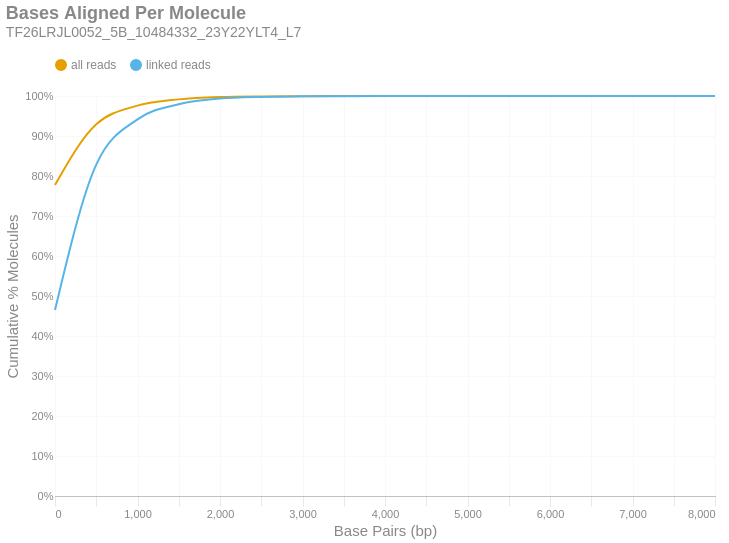

This figure's notebook cell:
### Markdown cell above
### Bases Aligned Per Molecule
This is a cumulative frequency distribution showing the number of base pairs aligned per unique molecule. These data are shown in 500 bp bins. There are two distributions: one with `all reads` (yellow) and another with only `linked reads` (blue). The percent of molecules in the `linked reads` distribution is relative to the total number of linked molecules.

### Code cell
if SKIPLR:
    print_html(f"Skipped")
else:
    binned_df = consolidated_hist(valids['aligned_bp'], mask, 500, True)
    with SafeRender(binned_df):
        (
            density_plot(binned_df, 'Bases Aligned Per Molecule', samplename, 'basesper')
            .encode(
                x=alt.X('bin:Q', title="Base Pairs (bp)").axis(tickMinStep=500).scale(padding=0),
                y=alt.Y('value:Q', title='Cumulative % Molecules')
                    .axis(format='%')
                    .scale(domain = [0,1])
                    .stack(False),
                color=alt.Color("key:N").scale(domain = ["all reads", "linked reads"]),
                tooltip = [
                    alt.Tooltip("key:N", title = "Data Type"),
                    alt.Tooltip("range_label:N", title="Bases Aligned Per Molecule"),
                    alt.Tooltip("value:Q", format = ".2%", title="% Molecules (Cum.)")
                ]
            )
        ).display()

### Figure 1 — Vega-Lite specification as saved in the notebook (floating-point values rounded to 4 significant figures)
{"width": "container", "height": 400, "config": {"title": {"anchor": "start", "dy": -15, "fontSize": 18, "color": "#888888", "subtitleColor": "#888888", "subtitleFontSize": 14}, "arc": {"fill": "#0072B2"}, "axis": {"domainColor": "#888888", "domainWidth": 0.5, "gridWidth": 0.2, "grid": false, "titleFontWeight": 400, "titleFontSize": 15, "labelFontSize": 11, "labelColor": "#888888", "tickColor": "#888888", "tickWidth": 0.2, "titleColor": "#888888"}, "axisBand": {"grid": false}, "axisX": {"grid": true, "tickSize": 10, "domainCap": "round"}, "axisY": {"domain": false, "grid": true, "tickSize": 0, "domainCap": "round"}, "background": "transparent", "header": {"labelFontSize": 15, "labelColor": "#888888", "titleFontSize": 15, "titleFontWeight": 600, "titleColor": "#888888"}, "legend": {"labelFont": "sans-serif", "labelFontSize": 12, "labelColor": "#888888", "symbolSize": 100, "symbolType": "circle", "titleFontSize": 12, "titlePadding": 10, "titleColor": "#888888", "title": null, "orient": "top"}, "range": {"category": ["#E69F00", "#56B4E9", "#009E73", "#F0E442", "#0072B2", "#D55E00", "#CC79A7", "#000000"], "diverging": ["#cfe8f3", "#a2d4ec", "#73bfe2", "#46abdb", "#1696d2", "#12719e"]}, "area": {"fill": "#0072B2", "fillOpacity": 0.7, "line": true, "strokeOpacity": 0.7}, "line": {"color": "#0072B2", "stroke": "#0072B2", "strokeWidth": 2}, "trail": {"color": "#0072B2", "stroke": "#0072B2", "strokeWidth": 0, "size": 1}, "point": {"filled": true, "fillOpacity": 1.0, "size": 95}, "text": {"color": "#888888", "fontSize": 11, "align": "right", "fontWeight": 400, "size": 11}, "bar": {"fill": "#0072B2", "stroke": null}, "view": {"stroke": null, "continuousWidth": 660, "continuousHeight": 400}}, "data": {"name": "data-3acb16a351b175568eb3c29d3b147abc"}, "mark": {"type": "line", "interpolate": "monotone", "point": {"opacity": 0, "size": 275}}, "encoding": {"color": {"field": "key", "scale": {"domain": ["all reads", "linked reads"]}, "type": "nominal"}, "tooltip": [{"field": "key", "title": "Data Type", "type": "nominal"}, {"field": "range_label", "title": "Bases Aligned Per Molecule", "type": "nominal"}, {"field": "value", "format": ".2%", "title": "% Molecules (Cum.)", "type": "quantitative"}], "x": {"axis": {"tickMinStep": 500}, "field": "bin", "scale": {"padding": 0}, "title": "Base Pairs (bp)", "type": "quantitative"}, "y": {"axis": {"format": "%"}, "field": "value", "scale": {"domain": [0, 1]}, "stack": false, "title": "Cumulative % Molecules", "type": "quantitative"}}, "params": [{"name": "param_c36ac31b6afebe62", "select": {"type": "point", "fields": ["key"]}, "bind": "legend"}], "title": {"text": "Bases Aligned Per Molecule", "subtitle": "TF26LRJL0052_5B_10484332_23Y22YLT4_L7"}, "transform": [{"fold": ["all reads (cumsum)", "linked reads (cumsum)"]}, {"calculate": "replace(datum.key, ' (cumsum)', '')", "as": "key"}, {"filter": {"param": "param_c36ac31b6afebe62"}}], "usermeta": {"embedOptions": {"downloadFileName": "TF26LRJL0052_5B_10484332_23Y22YLT4_L7.basesper"}}, "$schema": "https://vega.github.io/schema/vega-lite/v6.4.1.json", "datasets": {"data-3acb16a351b175568eb3c29d3b147abc": [{"bin": "0.0", "interval": "0.0-500.0", "all reads": 0.7775, "linked reads": 0.4649, "all reads (cumsum)": 0.7775, "linked reads (cumsum)": 0.4649, "range_label": "0-499"}, {"bin": "500.0", "interval": "500.0-1000.0", "all reads": 0.1518, "linked reads": 0.3637, "all reads (cumsum)": 0.9293, "linked reads (cumsum)": 0.8286, "range_label": "500-999"}, {"bin": "1000.0", "interval": "1000.0-1500.0", "all reads": 0.04659, "linked reads": 0.1129, "all reads (cumsum)": 0.9759, "linked reads (cumsum)": 0.9415, "range_label": "1000-1499"}, {"bin": "1500.0", "interval": "1500.0-2000.0", "all reads": 0.01567, "linked reads": 0.03802, "all reads (cumsum)": 0.9916, "linked reads (cumsum)": 0.9795, "range_label": "1500-1999"}, {"bin": "2000.0", "interval": "2000.0-2500.0", "all reads": 0.005795, "linked reads": 0.01406, "all reads (cumsum)": 0.9974, "linked reads (cumsum)": 0.9936, "range_label": "2000-2499"}, {"bin": "2500.0", "interval": "2500.0-3000.0", "all reads": 0.001679, "linked reads": 0.004076, "all reads (cumsum)": 0.999, "linked reads (cumsum)": 0.9977, "range_label": "2500-2999"}, {"bin": "3000.0", "interval": "3000.0-3500.0", "all reads": 0.0005793, "linked reads": 0.001406, "all reads (cumsum)": 0.9996, "linked reads (cumsum)": 0.9991, "range_label": "3000-3499"}, {"bin": "3500.0", "interval": "3500.0-4000.0", "all reads": 0.0002268, "linked reads": 0.0005492, "all reads (cumsum)": 0.9999, "linked reads (cumsum)": 0.9996, "range_label": "3500-3999"}, {"bin": "4000.0", "interval": "4000.0-4500.0", "all reads": 9.099e-05, "linked reads": 0.0002208, "all reads (cumsum)": 0.9999, "linked reads (cumsum)": 0.9999, "range_label": "4000-4499"}, {"bin": "4500.0", "interval": "4500.0-5000.0", "all reads": 3.415e-05, "linked reads": 8.289e-05, "all reads (cumsum)": 1.0, "linked reads (cumsum)": 0.9999, "range_label": "4500-4999"}, {"bin": "5000.0", "interval": "5000.0-5500.0", "all reads": 1.304e-05, "linked reads": 3.164e-05, "all reads (cumsum)": 1.0, "linked reads (cumsum)": 1.0, "range_label": "5000-5499"}, {"bin": "5500.0", "interval": "5500.0-6000.0", "all reads": 6.778e-06, "linked reads": 1.645e-05, "all reads (cumsum)": 1.0, "linked reads (cumsum)": 1.0, "range_label": "5500-5999"}, {"bin": "6000.0", "interval": "6000.0-6500.0", "all reads": 2.086e-06, "linked reads": 5.062e-06, "all reads (cumsum)": 1.0, "linked reads (cumsum)": 1.0, "range_label": "6000-6499"}, {"bin": "6500.0", "interval": "6500.0-7000.0", "all reads": 5.214e-07, "linked reads": 1.265e-06, "all reads (cumsum)": 1.0, "linked reads (cumsum)": 1.0, "range_label": "6500-6999"}, {"bin": "7000.0", "interval": "7000.0-7500.0", "all reads": 2.607e-07, "linked reads": 6.327e-07, "all reads (cumsum)": 1.0, "linked reads (cumsum)": 1.0, "range_label": "7000-7499"}, {"bin": "7500.0", "interval": "7500.0-8000.0", "all reads": 0.0, "linked reads": 0.0, "all reads (cumsum)": 1.0, "linked reads (cumsum)": 1.0, "range_label": "7500-7999"}, {"bin": "8000.0", "interval": "8000.0-8500.0", "all reads": 2.607e-07, "linked reads": 6.327e-07, "all reads (cumsum)": 1.0, "linked reads (cumsum)": 1.0, "range_label": "8000-8499"}]}}
